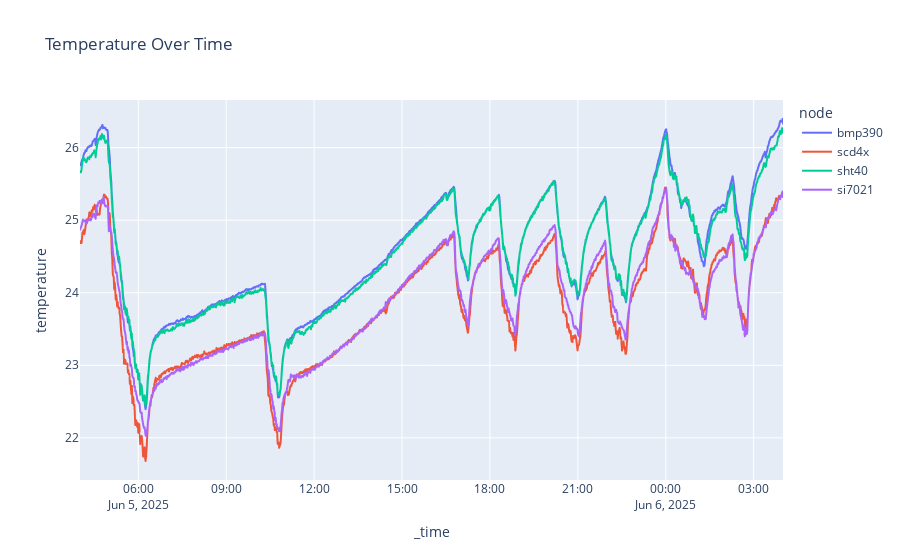
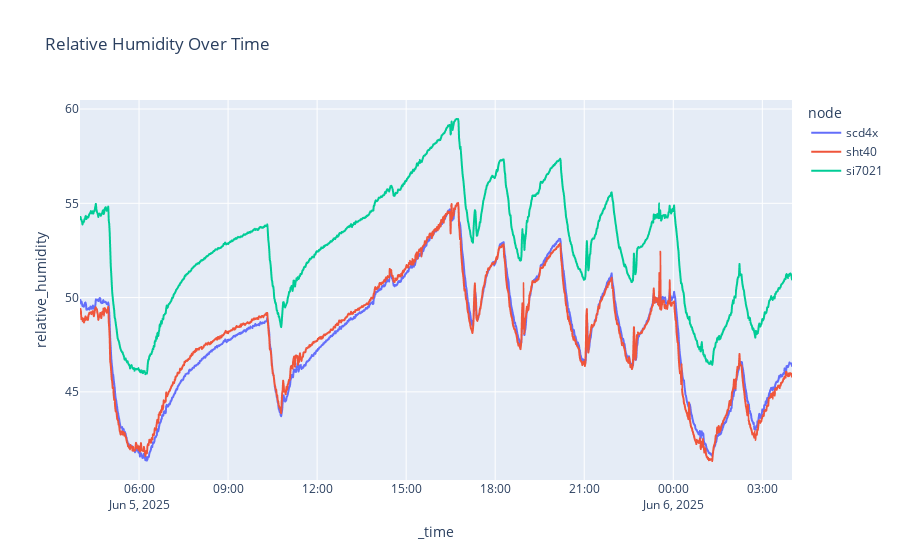
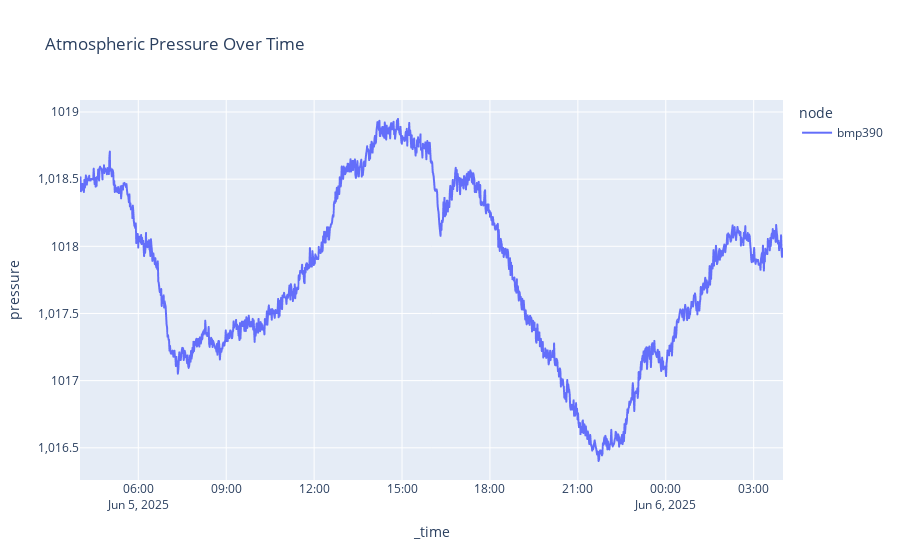
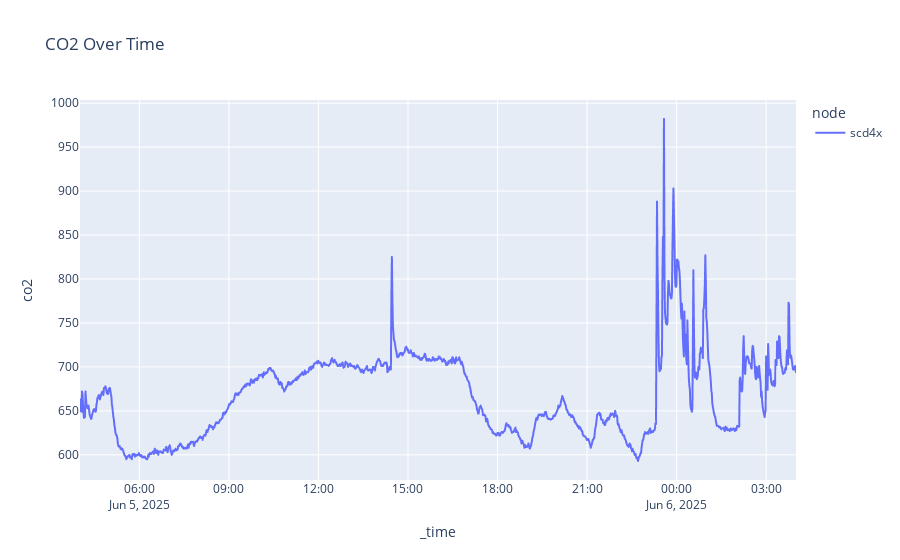

The cell these charts' notebook holds for them, in order:
### Markdown cell above
Plots

### Code cell
import os
import plotly.express as px
import plotly.io as pio
pio.renderers.default = "vscode"
from plotly.subplots import make_subplots
import plotly.graph_objects as go

QUERY_TEMPERATURE = """from(bucket: "Environmental Metrics")
    |> range(start: -24h)
    |> filter(fn: (r) => r["_measurement"] == "weather")
    |> filter(fn: (r) => r["_field"] == "temperature")
    |> pivot(rowKey:["_time"], columnKey: ["_field"], valueColumn: "_value")"""

QUERY_HUMIDITY = """from(bucket: "Environmental Metrics")
    |> range(start: -24h)
    |> filter(fn: (r) => r["_measurement"] == "weather")
    |> filter(fn: (r) => r["_field"] == "relative_humidity")
    |> pivot(rowKey:["_time"], columnKey: ["_field"], valueColumn: "_value")"""

QUERY_PRESSURE = """from(bucket: "Environmental Metrics")
    |> range(start: -24h)
    |> filter(fn: (r) => r["_measurement"] == "weather")
    |> filter(fn: (r) => r["_field"] == "pressure")
    |> pivot(rowKey:["_time"], columnKey: ["_field"], valueColumn: "_value")"""

QUERY_CO2 = """from(bucket: "Environmental Metrics")
    |> range(start: -24h)
    |> filter(fn: (r) => r["_measurement"] == "weather")
    |> filter(fn: (r) => r["_field"] == "co2")
    |> pivot(rowKey:["_time"], columnKey: ["_field"], valueColumn: "_value")"""

os.makedirs("plots", exist_ok=True)

df1 = query_api.query_data_frame(query=QUERY_TEMPERATURE, org=ORG)

fig1 = px.line(df1, x="_time", y="temperature", color="node", title="Temperature Over Time")
fig1.show()
fig1.write_html("plots/temperature_over_time.html")


df2 = query_api.query_data_frame(query=QUERY_HUMIDITY, org=ORG)

fig2 = px.line(df2, x="_time", y="relative_humidity", color="node", title="Relative Humidity Over Time")
fig2.show()
fig2.write_html("plots/relative_humidity_over_time.html")


df3 = query_api.query_data_frame(query=QUERY_PRESSURE, org=ORG)

fig3 = px.line(df3, x="_time", y="pressure", color="node", title="Atmospheric Pressure Over Time")
fig3.show()
fig3.write_html("plots/pressure_over_time.html")


df4 = query_api.query_data_frame(query=QUERY_CO2, org=ORG)

fig4 = px.line(df4, x="_time", y="co2", color="node", title="CO2 Over Time")
fig4.show()
fig4.write_html("plots/co2_over_time.html")



# Create a 2x2 grid layout
combined_fig = make_subplots(
    rows=4, cols=1,
    subplot_titles=("Temperature", "Humidity", "Pressure", "CO2")
)

# Add traces from each figure to the combined figure
# fig1, fig2, fig3, fig4 are assumed to be Plotly Express figures

# Row 1, Col 1
for trace in fig1.data:
    combined_fig.add_trace(trace, row=1, col=1)

# Row 1, Col 2
for trace in fig2.data:
    combined_fig.add_trace(trace, row=2, col=1)

# Row 2, Col 1
for trace in fig3.data:
    combined_fig.add_trace(trace, row=3, col=1)

# Row 2, Col 2
for trace in fig4.data:
    combined_fig.add_trace(trace, row=4, col=1)

# Optional: update layout
combined_fig.update_layout(
    height=1080, width=1920, title_text="Environmental Metrics Dashboard"
)

# Save to HTML
combined_fig.write_html("plots/combined_dashboard.html")

### Figure 1 — Plotly figure (JSON) as saved in the notebook; plotly's stock layout.template omitted (floating-point values rounded to 4 significant figures; data arrays with more than 128 entries replaced by an {"elided": "..."} marker saying what was removed)
{"data": [{"hovertemplate": "node=bmp390<br>_time=%{x}<br>temperature=%{y}<extra></extra>", "legendgroup": "bmp390", "line": {"color": "#636efa", "dash": "solid"}, "marker": {"symbol": "circle"}, "mode": "lines", "name": "bmp390", "showlegend": true, "type": "scattergl", "x": {"elided": "1438 str values"}, "xaxis": "x", "y": {"elided": "1438 float values"}, "yaxis": "y"}, {"hovertemplate": "node=scd4x<br>_time=%{x}<br>temperature=%{y}<extra></extra>", "legendgroup": "scd4x", "line": {"color": "#EF553B", "dash": "solid"}, "marker": {"symbol": "circle"}, "mode": "lines", "name": "scd4x", "showlegend": true, "type": "scattergl", "x": {"elided": "1438 str values"}, "xaxis": "x", "y": {"elided": "1438 float values"}, "yaxis": "y"}, {"hovertemplate": "node=sht40<br>_time=%{x}<br>temperature=%{y}<extra></extra>", "legendgroup": "sht40", "line": {"color": "#00cc96", "dash": "solid"}, "marker": {"symbol": "circle"}, "mode": "lines", "name": "sht40", "showlegend": true, "type": "scattergl", "x": {"elided": "1438 str values"}, "xaxis": "x", "y": {"elided": "1438 float values"}, "yaxis": "y"}, {"hovertemplate": "node=si7021<br>_time=%{x}<br>temperature=%{y}<extra></extra>", "legendgroup": "si7021", "line": {"color": "#ab63fa", "dash": "solid"}, "marker": {"symbol": "circle"}, "mode": "lines", "name": "si7021", "showlegend": true, "type": "scattergl", "x": {"elided": "1438 str values"}, "xaxis": "x", "y": {"elided": "1438 float values"}, "yaxis": "y"}], "layout": {"legend": {"title": {"text": "node"}, "tracegroupgap": 0}, "title": {"text": "Temperature Over Time"}, "xaxis": {"anchor": "y", "domain": [0, 1], "title": {"text": "_time"}}, "yaxis": {"anchor": "x", "domain": [0, 1], "title": {"text": "temperature"}}}}

### Figure 2 — Plotly figure (JSON) as saved in the notebook; plotly's stock layout.template omitted (floating-point values rounded to 4 significant figures; data arrays with more than 128 entries replaced by an {"elided": "..."} marker saying what was removed)
{"data": [{"hovertemplate": "node=scd4x<br>_time=%{x}<br>relative_humidity=%{y}<extra></extra>", "legendgroup": "scd4x", "line": {"color": "#636efa", "dash": "solid"}, "marker": {"symbol": "circle"}, "mode": "lines", "name": "scd4x", "showlegend": true, "type": "scattergl", "x": {"elided": "1438 str values"}, "xaxis": "x", "y": {"elided": "1438 float values"}, "yaxis": "y"}, {"hovertemplate": "node=sht40<br>_time=%{x}<br>relative_humidity=%{y}<extra></extra>", "legendgroup": "sht40", "line": {"color": "#EF553B", "dash": "solid"}, "marker": {"symbol": "circle"}, "mode": "lines", "name": "sht40", "showlegend": true, "type": "scattergl", "x": {"elided": "1438 str values"}, "xaxis": "x", "y": {"elided": "1438 float values"}, "yaxis": "y"}, {"hovertemplate": "node=si7021<br>_time=%{x}<br>relative_humidity=%{y}<extra></extra>", "legendgroup": "si7021", "line": {"color": "#00cc96", "dash": "solid"}, "marker": {"symbol": "circle"}, "mode": "lines", "name": "si7021", "showlegend": true, "type": "scattergl", "x": {"elided": "1438 str values"}, "xaxis": "x", "y": {"elided": "1438 float values"}, "yaxis": "y"}], "layout": {"legend": {"title": {"text": "node"}, "tracegroupgap": 0}, "title": {"text": "Relative Humidity Over Time"}, "xaxis": {"anchor": "y", "domain": [0, 1], "title": {"text": "_time"}}, "yaxis": {"anchor": "x", "domain": [0, 1], "title": {"text": "relative_humidity"}}}}

### Figure 3 — Plotly figure (JSON) as saved in the notebook; plotly's stock layout.template omitted (floating-point values rounded to 4 significant figures; data arrays with more than 128 entries replaced by an {"elided": "..."} marker saying what was removed)
{"data": [{"hovertemplate": "node=bmp390<br>_time=%{x}<br>pressure=%{y}<extra></extra>", "legendgroup": "bmp390", "line": {"color": "#636efa", "dash": "solid"}, "marker": {"symbol": "circle"}, "mode": "lines", "name": "bmp390", "showlegend": true, "type": "scattergl", "x": {"elided": "1438 str values"}, "xaxis": "x", "y": {"elided": "1438 float values"}, "yaxis": "y"}], "layout": {"legend": {"title": {"text": "node"}, "tracegroupgap": 0}, "title": {"text": "Atmospheric Pressure Over Time"}, "xaxis": {"anchor": "y", "domain": [0, 1], "title": {"text": "_time"}}, "yaxis": {"anchor": "x", "domain": [0, 1], "title": {"text": "pressure"}}}}

### Figure 4 — Plotly figure (JSON) as saved in the notebook; plotly's stock layout.template omitted (floating-point values rounded to 4 significant figures; data arrays with more than 128 entries replaced by an {"elided": "..."} marker saying what was removed)
{"data": [{"hovertemplate": "node=scd4x<br>_time=%{x}<br>co2=%{y}<extra></extra>", "legendgroup": "scd4x", "line": {"color": "#636efa", "dash": "solid"}, "marker": {"symbol": "circle"}, "mode": "lines", "name": "scd4x", "showlegend": true, "type": "scattergl", "x": {"elided": "1438 str values"}, "xaxis": "x", "y": {"elided": "1438 float values"}, "yaxis": "y"}], "layout": {"legend": {"title": {"text": "node"}, "tracegroupgap": 0}, "title": {"text": "CO2 Over Time"}, "xaxis": {"anchor": "y", "domain": [0, 1], "title": {"text": "_time"}}, "yaxis": {"anchor": "x", "domain": [0, 1], "title": {"text": "co2"}}}}
